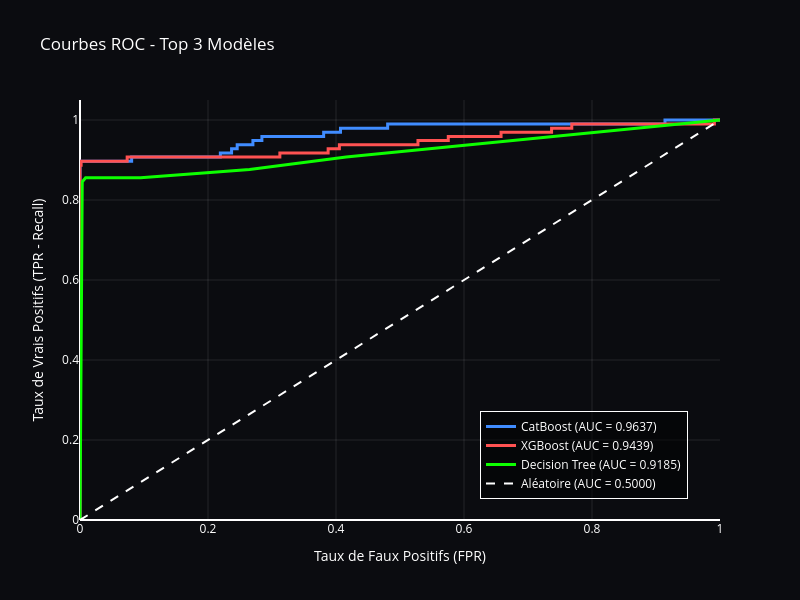

This figure's notebook cell:
### Markdown cell above
### Mission 2.1.4 - Courbes ROC et PR

### Code cell
# 1. Sélection des 3 meilleurs modèles (basé sur notre analyse)
top_3_models = ['CatBoost', 'XGBoost', 'Decision Tree']

# Couleurs associées (pour garder la cohérence visuelle)
couleurs = {
     'CatBoost': "#408CFF",      
    'XGBoost': '#FF5252',       
    'Decision Tree': "#0DFF00"   
}

fig = go.Figure()

# 2. Boucle pour calculer et tracer la courbe de chaque modèle
for name in top_3_models:
    model = models[name]
    
    # Récupérer les probabilités de la classe positive (Churn = 1)
    if hasattr(model, "predict_proba"):
        y_proba = model.predict_proba(X_test)[:, 1]
    else:
        y_proba = model.decision_function(X_test)
        
    # Calcul du Taux de Faux Positifs (FPR) et Taux de Vrais Positifs (TPR)
    fpr, tpr, _ = roc_curve(y_test, y_proba)
    model_auc = auc(fpr, tpr)
    
    # Ajout de la courbe au graphique
    fig.add_trace(go.Scatter(
        x=fpr, 
        y=tpr,
        mode='lines',
        name=f'{name} (AUC = {model_auc:.4f})',
        line=dict(color=couleurs[name], width=3)
    ))

# 3. Ajout de la ligne de référence (Modèle Aléatoire)
fig.add_trace(go.Scatter(
    x=[0, 1], 
    y=[0, 1],
    mode='lines',
    name='Aléatoire (AUC = 0.5000)',
    line=dict(color='white', width=2, dash='dash')
))

# 4. Mise en page du graphique
fig.update_layout(
    title="Courbes ROC - Top 3 Modèles",
    plot_bgcolor="#0B0C10",
    paper_bgcolor="#0B0C10",
    font=dict(color="white"),
    xaxis=dict(title="Taux de Faux Positifs (FPR)", showgrid=True, gridcolor='rgba(255,255,255,0.1)', range=[0, 1]),
    yaxis=dict(title="Taux de Vrais Positifs (TPR - Recall)", showgrid=True, gridcolor='rgba(255,255,255,0.1)', range=[0, 1.05]),
    legend=dict(
        yanchor="bottom", y=0.05, 
        xanchor="right", x=0.95,
        bgcolor='rgba(0,0,0,0.5)',
        bordercolor='white',
        borderwidth=1
    ),
    width=800,
    height=600
)

fig.show()

### Figure 1 — Plotly figure (JSON) as saved in the notebook; plotly's stock layout.template omitted (floating-point values rounded to 4 significant figures)
{"data": [{"line": {"color": "#408CFF", "width": 3}, "mode": "lines", "name": "CatBoost (AUC = 0.9637)", "type": "scatter", "x": [0.0, 0.0, 0.0, 0.0807, 0.0807, 0.2193, 0.2193, 0.2368, 0.2368, 0.2456, 0.2456, 0.2702, 0.2702, 0.2842, 0.2842, 0.3807, 0.3807, 0.407, 0.407, 0.4807, 0.4807, 0.914, 0.914, 1.0], "y": [0.0, 0.01031, 0.8969, 0.8969, 0.9072, 0.9072, 0.9175, 0.9175, 0.9278, 0.9278, 0.9381, 0.9381, 0.9485, 0.9485, 0.9588, 0.9588, 0.9691, 0.9691, 0.9794, 0.9794, 0.9897, 0.9897, 1.0, 1.0]}, {"line": {"color": "#FF5252", "width": 3}, "mode": "lines", "name": "XGBoost (AUC = 0.9439)", "type": "scatter", "x": [0.0, 0.0, 0.0, 0.001754, 0.001754, 0.07368, 0.07368, 0.3123, 0.3123, 0.3877, 0.3877, 0.4053, 0.4053, 0.5281, 0.5281, 0.5754, 0.5754, 0.6579, 0.6579, 0.7368, 0.7368, 0.7684, 0.7684, 0.9912, 0.9912, 1.0], "y": [0.0, 0.01031, 0.8866, 0.8866, 0.8969, 0.8969, 0.9072, 0.9072, 0.9175, 0.9175, 0.9278, 0.9278, 0.9381, 0.9381, 0.9485, 0.9485, 0.9588, 0.9588, 0.9691, 0.9691, 0.9794, 0.9794, 0.9897, 0.9897, 1.0, 1.0]}, {"line": {"color": "#0DFF00", "width": 3}, "mode": "lines", "name": "Decision Tree (AUC = 0.9185)", "type": "scatter", "x": [0.0, 0.003509, 0.008772, 0.01404, 0.02105, 0.02281, 0.02982, 0.0386, 0.04035, 0.04561, 0.09474, 0.2649, 0.4158, 1.0], "y": [0.0, 0.8454, 0.8557, 0.8557, 0.8557, 0.8557, 0.8557, 0.8557, 0.8557, 0.8557, 0.8557, 0.8763, 0.9072, 1.0]}, {"line": {"color": "white", "dash": "dash", "width": 2}, "mode": "lines", "name": "Aléatoire (AUC = 0.5000)", "type": "scatter", "x": [0, 1], "y": [0, 1]}], "layout": {"font": {"color": "white"}, "height": 600, "legend": {"bgcolor": "rgba(0,0,0,0.5)", "bordercolor": "white", "borderwidth": 1, "x": 0.95, "xanchor": "right", "y": 0.05, "yanchor": "bottom"}, "paper_bgcolor": "#0B0C10", "plot_bgcolor": "#0B0C10", "title": {"text": "Courbes ROC - Top 3 Modèles"}, "width": 800, "xaxis": {"gridcolor": "rgba(255,255,255,0.1)", "range": [0, 1], "showgrid": true, "title": {"text": "Taux de Faux Positifs (FPR)"}}, "yaxis": {"gridcolor": "rgba(255,255,255,0.1)", "range": [0, 1.05], "showgrid": true, "title": {"text": "Taux de Vrais Positifs (TPR - Recall)"}}}}
